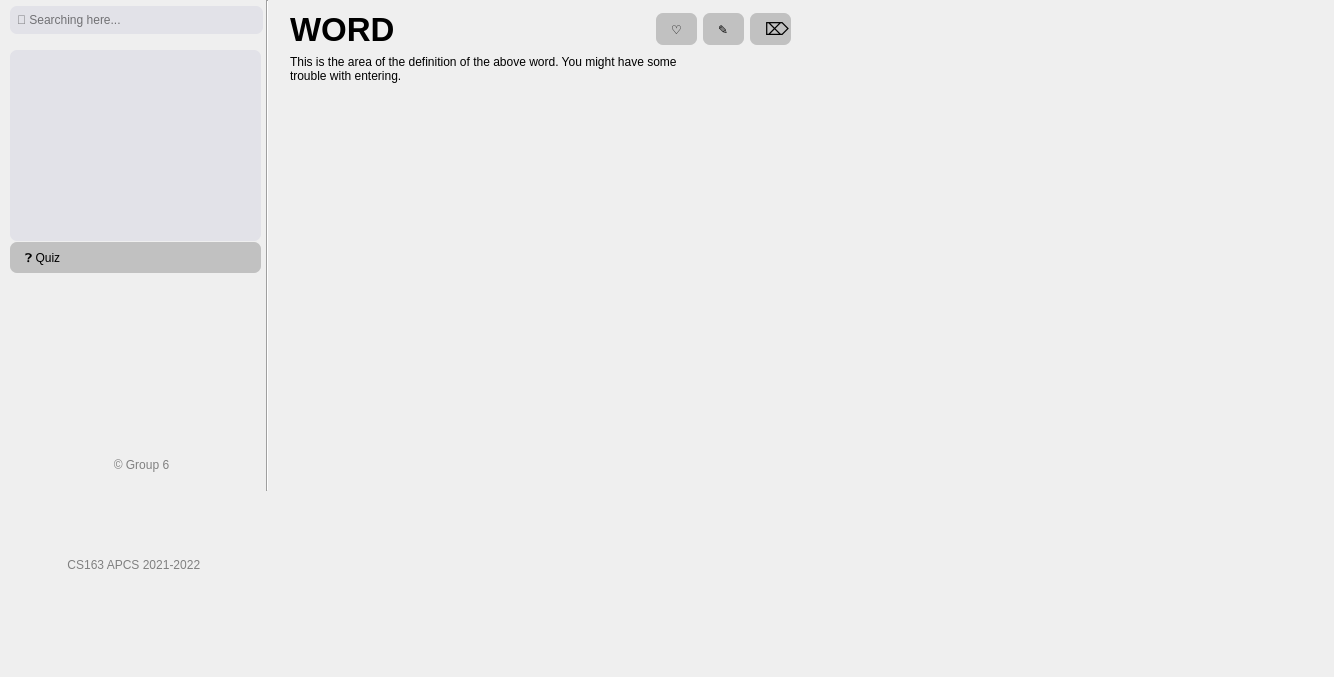
<?xml version="1.0" encoding="UTF-8"?>
<ui version="4.0">
 <class>mainpage</class>
 <widget class="QMainWindow" name="mainpage">
  <property name="geometry">
   <rect>
    <x>0</x>
    <y>0</y>
    <width>1334</width>
    <height>677</height>
   </rect>
  </property>
  <property name="mouseTracking">
   <bool>true</bool>
  </property>
  <property name="windowTitle">
   <string>mainpage</string>
  </property>
  <property name="autoFillBackground">
   <bool>false</bool>
  </property>
  <property name="styleSheet">
   <string notr="true">mainpage {
background-color: rgb(241, 242, 246); 
}

Line {
	color: 1px solid red;
}

.QPushButton {
background-color: rgb(193, 193, 193);

border-radius: 7px;
padding-left: 15px;
text-align: left;
}

.QPushButton::hover {
background-color: rgb(241, 242, 246); 
}

.QPushButton::click {
background-color: rgb(238, 238, 238); 
}</string>
  </property>
  <widget class="QWidget" name="centralwidget">
   <widget class="QWidget" name="verticalLayoutWidget_6">
    <property name="geometry">
     <rect>
      <x>10</x>
      <y>50</y>
      <width>263</width>
      <height>523</height>
     </rect>
    </property>
    <layout class="QVBoxLayout" name="leftpage">
     <item>
      <layout class="QVBoxLayout" name="operation">
       <item>
        <layout class="QVBoxLayout" name="verticalLayout_8">
         <item>
          <widget class="QLabel" name="settingText">
           <property name="minimumSize">
            <size>
             <width>251</width>
             <height>16</height>
            </size>
           </property>
           <property name="maximumSize">
            <size>
             <width>251</width>
             <height>16</height>
            </size>
           </property>
           <property name="styleSheet">
            <string notr="true">color:gray;</string>
           </property>
           <property name="text">
            <string>Settings</string>
           </property>
          </widget>
         </item>
         <item>
          <layout class="QVBoxLayout" name="verticalLayout_4" stretch="0,0,0">
           <property name="spacing">
            <number>6</number>
           </property>
           <property name="sizeConstraint">
            <enum>QLayout::SetFixedSize</enum>
           </property>
           <property name="bottomMargin">
            <number>0</number>
           </property>
           <item>
            <widget class="QPushButton" name="datasetBtt">
             <property name="minimumSize">
              <size>
               <width>251</width>
               <height>31</height>
              </size>
             </property>
             <property name="maximumSize">
              <size>
               <width>251</width>
               <height>31</height>
              </size>
             </property>
             <property name="font">
              <font>
               <bold>false</bold>
              </font>
             </property>
             <property name="cursor">
              <cursorShape>PointingHandCursor</cursorShape>
             </property>
             <property name="styleSheet">
              <string notr="true"/>
             </property>
             <property name="text">
              <string>📂 Dataset</string>
             </property>
             <attribute name="buttonGroup">
              <string notr="true">buttonGroup</string>
             </attribute>
            </widget>
           </item>
           <item>
            <widget class="QPushButton" name="searchbyBtt">
             <property name="minimumSize">
              <size>
               <width>251</width>
               <height>31</height>
              </size>
             </property>
             <property name="maximumSize">
              <size>
               <width>251</width>
               <height>31</height>
              </size>
             </property>
             <property name="cursor">
              <cursorShape>PointingHandCursor</cursorShape>
             </property>
             <property name="text">
              <string>🗝 Search by</string>
             </property>
             <attribute name="buttonGroup">
              <string notr="true">buttonGroup</string>
             </attribute>
            </widget>
           </item>
           <item>
            <layout class="QVBoxLayout" name="verticalLayout_9">
             <item>
              <widget class="QLabel" name="extensionText">
               <property name="minimumSize">
                <size>
                 <width>251</width>
                 <height>16</height>
                </size>
               </property>
               <property name="maximumSize">
                <size>
                 <width>251</width>
                 <height>16</height>
                </size>
               </property>
               <property name="styleSheet">
                <string notr="true">color:gray;</string>
               </property>
               <property name="text">
                <string>Extensions</string>
               </property>
              </widget>
             </item>
             <item>
              <widget class="QPushButton" name="favlistBtt">
               <property name="minimumSize">
                <size>
                 <width>251</width>
                 <height>31</height>
                </size>
               </property>
               <property name="maximumSize">
                <size>
                 <width>251</width>
                 <height>31</height>
                </size>
               </property>
               <property name="cursor">
                <cursorShape>PointingHandCursor</cursorShape>
               </property>
               <property name="text">
                <string>💌 Favorite list</string>
               </property>
               <attribute name="buttonGroup">
                <string notr="true">buttonGroup</string>
               </attribute>
              </widget>
             </item>
             <item>
              <widget class="QPushButton" name="historyBtt">
               <property name="minimumSize">
                <size>
                 <width>251</width>
                 <height>31</height>
                </size>
               </property>
               <property name="maximumSize">
                <size>
                 <width>251</width>
                 <height>31</height>
                </size>
               </property>
               <property name="cursor">
                <cursorShape>PointingHandCursor</cursorShape>
               </property>
               <property name="text">
                <string>📝 History</string>
               </property>
               <attribute name="buttonGroup">
                <string notr="true">buttonGroup</string>
               </attribute>
              </widget>
             </item>
             <item>
              <widget class="QPushButton" name="quizBtt">
               <property name="minimumSize">
                <size>
                 <width>251</width>
                 <height>31</height>
                </size>
               </property>
               <property name="maximumSize">
                <size>
                 <width>251</width>
                 <height>31</height>
                </size>
               </property>
               <property name="cursor">
                <cursorShape>PointingHandCursor</cursorShape>
               </property>
               <property name="text">
                <string>❓ Quiz</string>
               </property>
               <attribute name="buttonGroup">
                <string notr="true">buttonGroup</string>
               </attribute>
              </widget>
             </item>
             <item>
              <layout class="QVBoxLayout" name="verticalLayout_2">
               <property name="topMargin">
                <number>100</number>
               </property>
               <item>
                <widget class="QLabel" name="groupText">
                 <property name="styleSheet">
                  <string notr="true">color:gray;</string>
                 </property>
                 <property name="text">
                  <string>© Group 6</string>
                 </property>
                 <property name="alignment">
                  <set>Qt::AlignCenter</set>
                 </property>
                </widget>
               </item>
               <item>
                <widget class="QLabel" name="courseText">
                 <property name="minimumSize">
                  <size>
                   <width>251</width>
                   <height>16</height>
                  </size>
                 </property>
                 <property name="maximumSize">
                  <size>
                   <width>251</width>
                   <height>16</height>
                  </size>
                 </property>
                 <property name="styleSheet">
                  <string notr="true">color:gray;</string>
                 </property>
                 <property name="text">
                  <string>CS163 APCS 2021-2022 </string>
                 </property>
                 <property name="alignment">
                  <set>Qt::AlignCenter</set>
                 </property>
                </widget>
               </item>
              </layout>
             </item>
            </layout>
           </item>
          </layout>
         </item>
        </layout>
       </item>
      </layout>
     </item>
    </layout>
   </widget>
   <widget class="QListWidget" name="recommendationBar">
    <property name="geometry">
     <rect>
      <x>10</x>
      <y>50</y>
      <width>251</width>
      <height>191</height>
     </rect>
    </property>
    <property name="styleSheet">
     <string notr="true">#recommendationBar{

border-radius: 7px;
padding-left: 5px;
padding-right: 5px;
background-color: rgb(226, 226, 232);
}

#recommendationBar::item:selected {
	border-radius: 4px;
	background-color: rgb(204, 0, 30);
	color:white;
     border-style: outset;
}

#recommendationBar::item:hover {
	border-radius: 4px;
	background-color:  rgb(91, 174, 255);
	color:white;
     border-style: outset;
}

#recommendationBar::item {
	margin-top: 5px;
	height: 23px;
}</string>
    </property>
   </widget>
   <widget class="QWidget" name="verticalLayoutWidget_8">
    <property name="geometry">
     <rect>
      <x>10</x>
      <y>0</y>
      <width>253</width>
      <height>41</height>
     </rect>
    </property>
    <layout class="QVBoxLayout" name="verticalLayout_13">
     <item>
      <widget class="QLineEdit" name="searchBar">
       <property name="minimumSize">
        <size>
         <width>251</width>
         <height>28</height>
        </size>
       </property>
       <property name="autoFillBackground">
        <bool>false</bool>
       </property>
       <property name="styleSheet">
        <string notr="true">#searchBar {
border-radius: 7px;
padding-left: 5px;
background-color: rgb(226, 226, 232);
transition: ease;
}

#searchBar::focus{
border: 2px solid rgb(120, 159, 240);
}</string>
       </property>
       <property name="inputMask">
        <string/>
       </property>
       <property name="text">
        <string/>
       </property>
       <property name="placeholderText">
        <string comment="🔎 Searching here..." extracomment="🔎 Searching here...">🔎 Searching here...</string>
       </property>
      </widget>
     </item>
    </layout>
   </widget>
   <widget class="QWidget" name="horizontalLayoutWidget_3">
    <property name="geometry">
     <rect>
      <x>260</x>
      <y>0</y>
      <width>16</width>
      <height>491</height>
     </rect>
    </property>
    <layout class="QHBoxLayout" name="horizontalLayout_4">
     <item>
      <widget class="Line" name="line">
       <property name="styleSheet">
        <string notr="true">Line {
	stroke: red;
}</string>
       </property>
       <property name="orientation">
        <enum>Qt::Vertical</enum>
       </property>
      </widget>
     </item>
    </layout>
   </widget>
   <widget class="QStackedWidget" name="stackedWidget">
    <property name="geometry">
     <rect>
      <x>290</x>
      <y>10</y>
      <width>511</width>
      <height>491</height>
     </rect>
    </property>
    <property name="currentIndex">
     <number>0</number>
    </property>
    <widget class="QWidget" name="page">
     <widget class="QWidget" name="verticalWidget_8" native="true">
      <property name="geometry">
       <rect>
        <x>0</x>
        <y>0</y>
        <width>501</width>
        <height>211</height>
       </rect>
      </property>
      <layout class="QVBoxLayout" name="verticalLayout_14">
       <item>
        <layout class="QHBoxLayout" name="horizontalLayout_6">
         <item>
          <widget class="QLabel" name="word_2">
           <property name="minimumSize">
            <size>
             <width>150</width>
             <height>39</height>
            </size>
           </property>
           <property name="maximumSize">
            <size>
             <width>150</width>
             <height>39</height>
            </size>
           </property>
           <property name="font">
            <font>
             <pointsize>25</pointsize>
             <italic>false</italic>
             <bold>true</bold>
             <underline>false</underline>
            </font>
           </property>
           <property name="text">
            <string>WORD</string>
           </property>
          </widget>
         </item>
         <item>
          <spacer name="horizontalSpacer_4">
           <property name="orientation">
            <enum>Qt::Horizontal</enum>
           </property>
           <property name="sizeHint" stdset="0">
            <size>
             <width>78</width>
             <height>39</height>
            </size>
           </property>
          </spacer>
         </item>
         <item>
          <layout class="QHBoxLayout" name="horizontalLayout_7">
           <item>
            <widget class="QPushButton" name="pushButton_16">
             <property name="minimumSize">
              <size>
               <width>41</width>
               <height>32</height>
              </size>
             </property>
             <property name="maximumSize">
              <size>
               <width>41</width>
               <height>32</height>
              </size>
             </property>
             <property name="text">
              <string>♡</string>
             </property>
            </widget>
           </item>
           <item>
            <widget class="QPushButton" name="pushButton_17">
             <property name="minimumSize">
              <size>
               <width>41</width>
               <height>32</height>
              </size>
             </property>
             <property name="maximumSize">
              <size>
               <width>41</width>
               <height>32</height>
              </size>
             </property>
             <property name="text">
              <string>✎</string>
             </property>
            </widget>
           </item>
           <item>
            <widget class="QPushButton" name="pushButton_18">
             <property name="minimumSize">
              <size>
               <width>41</width>
               <height>32</height>
              </size>
             </property>
             <property name="maximumSize">
              <size>
               <width>41</width>
               <height>32</height>
              </size>
             </property>
             <property name="font">
              <font>
               <pointsize>13</pointsize>
              </font>
             </property>
             <property name="text">
              <string>⌦</string>
             </property>
            </widget>
           </item>
          </layout>
         </item>
        </layout>
       </item>
       <item>
        <widget class="QLabel" name="def_2">
         <property name="text">
          <string>This is the area of the definition of the above word. You might have some 
trouble with entering.</string>
         </property>
         <property name="alignment">
          <set>Qt::AlignJustify|Qt::AlignTop</set>
         </property>
        </widget>
       </item>
      </layout>
     </widget>
    </widget>
    <widget class="QWidget" name="page_2">
     <widget class="QWidget" name="layoutWidget">
      <property name="geometry">
       <rect>
        <x>0</x>
        <y>20</y>
        <width>491</width>
        <height>411</height>
       </rect>
      </property>
      <layout class="QVBoxLayout" name="verticalLayout_7">
       <item>
        <widget class="QLabel" name="label_5">
         <property name="text">
          <string>Question</string>
         </property>
        </widget>
       </item>
       <item>
        <widget class="QTextBrowser" name="textBrowser_3">
         <property name="minimumSize">
          <size>
           <width>0</width>
           <height>50</height>
          </size>
         </property>
         <property name="maximumSize">
          <size>
           <width>700</width>
           <height>150</height>
          </size>
         </property>
        </widget>
       </item>
       <item>
        <widget class="QLabel" name="label_6">
         <property name="text">
          <string>Answer</string>
         </property>
        </widget>
       </item>
       <item>
        <layout class="QVBoxLayout" name="verticalLayout_10">
         <item>
          <widget class="QPushButton" name="pushButton">
           <property name="minimumSize">
            <size>
             <width>0</width>
             <height>50</height>
            </size>
           </property>
           <property name="maximumSize">
            <size>
             <width>700</width>
             <height>50</height>
            </size>
           </property>
           <property name="text">
            <string>PushButton</string>
           </property>
          </widget>
         </item>
         <item>
          <widget class="QPushButton" name="pushButton_3">
           <property name="minimumSize">
            <size>
             <width>0</width>
             <height>50</height>
            </size>
           </property>
           <property name="maximumSize">
            <size>
             <width>700</width>
             <height>50</height>
            </size>
           </property>
           <property name="text">
            <string>PushButton</string>
           </property>
          </widget>
         </item>
         <item>
          <widget class="QPushButton" name="pushButton_19">
           <property name="minimumSize">
            <size>
             <width>0</width>
             <height>50</height>
            </size>
           </property>
           <property name="maximumSize">
            <size>
             <width>700</width>
             <height>50</height>
            </size>
           </property>
           <property name="text">
            <string>PushButton</string>
           </property>
          </widget>
         </item>
         <item>
          <widget class="QPushButton" name="pushButton_20">
           <property name="minimumSize">
            <size>
             <width>0</width>
             <height>50</height>
            </size>
           </property>
           <property name="maximumSize">
            <size>
             <width>700</width>
             <height>50</height>
            </size>
           </property>
           <property name="text">
            <string>PushButton</string>
           </property>
          </widget>
         </item>
        </layout>
       </item>
       <item>
        <layout class="QHBoxLayout" name="horizontalLayout_2">
         <item>
          <widget class="QPushButton" name="pushButton_21">
           <property name="minimumSize">
            <size>
             <width>20</width>
             <height>0</height>
            </size>
           </property>
           <property name="text">
            <string>Change mode</string>
           </property>
          </widget>
         </item>
         <item>
          <spacer name="horizontalSpacer">
           <property name="orientation">
            <enum>Qt::Horizontal</enum>
           </property>
           <property name="sizeType">
            <enum>QSizePolicy::Minimum</enum>
           </property>
           <property name="sizeHint" stdset="0">
            <size>
             <width>40</width>
             <height>20</height>
            </size>
           </property>
          </spacer>
         </item>
         <item>
          <widget class="QPushButton" name="pushButton_22">
           <property name="text">
            <string>Generate</string>
           </property>
          </widget>
         </item>
        </layout>
       </item>
      </layout>
     </widget>
    </widget>
    <widget class="QWidget" name="page_3">
     <widget class="QListWidget" name="listWidget">
      <property name="geometry">
       <rect>
        <x>20</x>
        <y>70</y>
        <width>461</width>
        <height>361</height>
       </rect>
      </property>
     </widget>
     <widget class="QLabel" name="label_7">
      <property name="geometry">
       <rect>
        <x>20</x>
        <y>35</y>
        <width>91</width>
        <height>21</height>
       </rect>
      </property>
      <property name="text">
       <string>Favorite List</string>
      </property>
     </widget>
    </widget>
   </widget>
  </widget>
  <action name="actiondjkfjskdf">
   <property name="text">
    <string>djkfjskdf</string>
   </property>
  </action>
 </widget>
 <resources/>
 <connections/>
 <slots>
  <slot>click()</slot>
 </slots>
 <buttongroups>
  <buttongroup name="buttonGroup"/>
 </buttongroups>
</ui>
